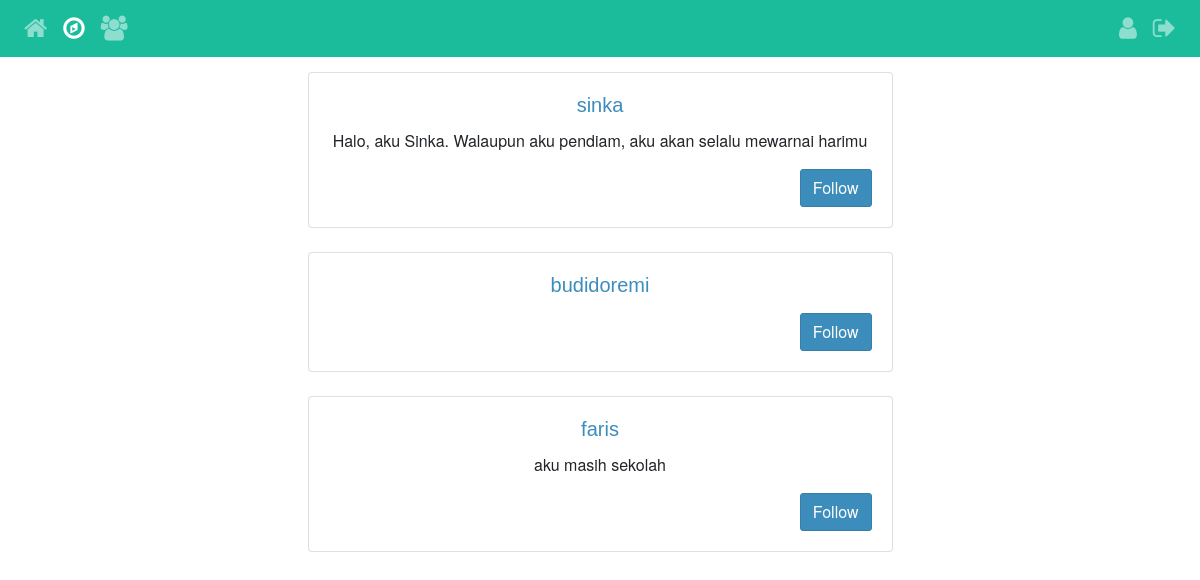
Screenshot of /explore.php (signed in) with the database file from the repository.
### tables this page shows
CREATE TABLE `user` (
  `id` int(11) NOT NULL,
  `username` varchar(30) NOT NULL,
  `password` varchar(30) NOT NULL,
  `email` varchar(30) NOT NULL,
  `picture` text DEFAULT NULL,
  `bio` text DEFAULT NULL,
  `fname` varchar(30) NOT NULL,
  `lname` varchar(30) NOT NULL,
  `role` enum('admin','user') NOT NULL
);

### explore.php (the view, shortened to what this page needs)
<?php
include("config.php");
?>
<html>
<head>
    <link rel="stylesheet" href="css/style.css">
    <link rel="stylesheet" href="css/bootstrap.css" />
    <link rel="stylesheet" href="https://cdnjs.cloudflare.com/ajax/libs/font-awesome/4.7.0/css/font-awesome.min.css">
    <link rel="stylesheet" href="css/AdminLTE.min.css">
</head>
<body>
<header>
    <nav class="navbar navbar-expand-md navbar-dark " style="background: #1abc9c;">
        <div class="collapse navbar-collapse row" style="font-size: 25px;">
            <div class="col-10">
                <ul class="navbar-nav">
                    <li class="nav-item "><a href="index.php" data-toggle="tooltip" title="Home" class="nav-link"><i class="fa fa-home" aria-hidden="true"></i>
                        </a></li>
                    <li class="nav-item active"><a href="explore.php"  data-toggle="tooltip" title="Explore" class="nav-link"><i class="fa fa-compass" aria-hidden="true"></i>
                        </a></li>
                    <li class="nav-item"><a href="friend.php" data-toggle="tooltip" title="Friends" class="nav-link"><i class="fa fa-users" aria-hidden="true"></i>
                        </a></li>
                </ul>
            </div>
            <div class="col-2">
                <ul class="navbar-nav float-right">
                    <li class="nav-item"><a  href="user.php?username=<?php echo $_SESSION['username']; ?>" data-toggle="tooltip" title="My Account"  class="nav-link"><i class="fa fa-user" aria-hidden="true"></i>
                        </a></li>
                    <li class="nav-item"> <a href="logout.php" data-toggle="tooltip" title="Logout" class="nav-link"><i class="fa fa-sign-out" aria-hidden="true"></i>
                        </a> </li>
                </ul>
            </div>
        </div>
    </nav>
</header>
<div class="content">
    <div class="row">
        <div class="col-12">
            <center>
            <?php
            $id = $_SESSION['id'];
            $sql = "SELECT * FROM user WHERE id NOT IN (SELECT friend_id FROM friend Where user_id = $id) AND  id <> $id";
            $result = mysqli_query($db,$sql);
            $num_rows = mysqli_num_rows($result);
            if ($num_rows > 0) {
                while ($show = mysqli_fetch_array($result)) {
                    ?>
                    <div class="card w-50">
                        <div class="card-body">
                            <h5 class="card-title">
                                <a href="user.php?username=<?php echo $show['username']; ?>"><?php echo $show['username']; ?> </a>
                            </h5>
                            <p class="card-text"><?php echo $show['bio'] ?></p>
                            <a href="follow.php?username=<?php echo $show['id']; ?>"
                               class="btn btn-primary float-right ml-2">Follow</a>
                        </div>
                    </div>
                    <br>
                    <?php
                }
            }else
                echo ' <div class="card">
                        <div class="card-body">
                            Nothing To See Here
                        </div>
                    </div>';
            ?>
            </center>
        </div>
    </div>
</div>
</body>
</html>

### css/style.css (style rules this page uses)
body { margin: 0; font-family: 'Lucida Grande', tahoma,verdana,arial,sans-serif; line-height: 1.28; }

### rows the page displays
user: username "sinka", bio "Halo, aku Sinka. Walaupun aku pendiam, aku akan selalu mewarnai harimu"
user: username "budidoremi"
user: username "faris", bio "aku masih sekolah"
